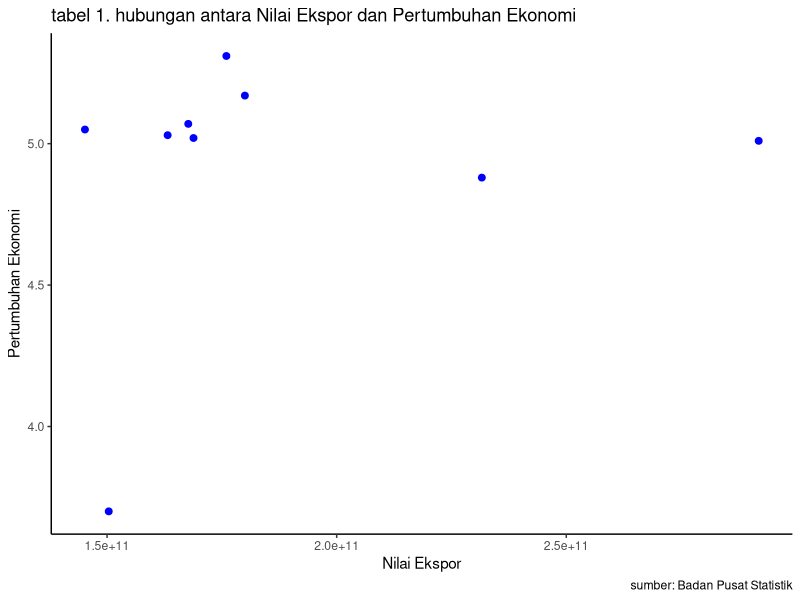

This figure's R source:
## ---- chunk 1
#| warning: false
#| echo: true
library("tidyverse")
library("readxl")
library("dplyr")
## ---- chunk 2
#import dataset
library(readxl)
dat<-read_excel('dat.xlsx')
head(dat)
## ---- chunk 3
library("ggplot2")
library("readxl")
library("dplyr")
ggplot(data=dat,aes(x=TNE,y=TPE)) +
  geom_point(color="blue",size=2) + 
  labs(title="tabel 1. hubungan antara Nilai Ekspor dan Pertumbuhan Ekonomi",
       x="Nilai Ekspor",
       y="Pertumbuhan Ekonomi",
       caption = "sumber: Badan Pusat Statistik") +
  theme_classic()
## ---- chunk 4
#import dataset
library(readxl)
dat<-read_excel('dat.xlsx')
head(dat)
## ---- chunk 5
reg1<-lm(TNE~TPE,data=dat)
summary(reg1)
